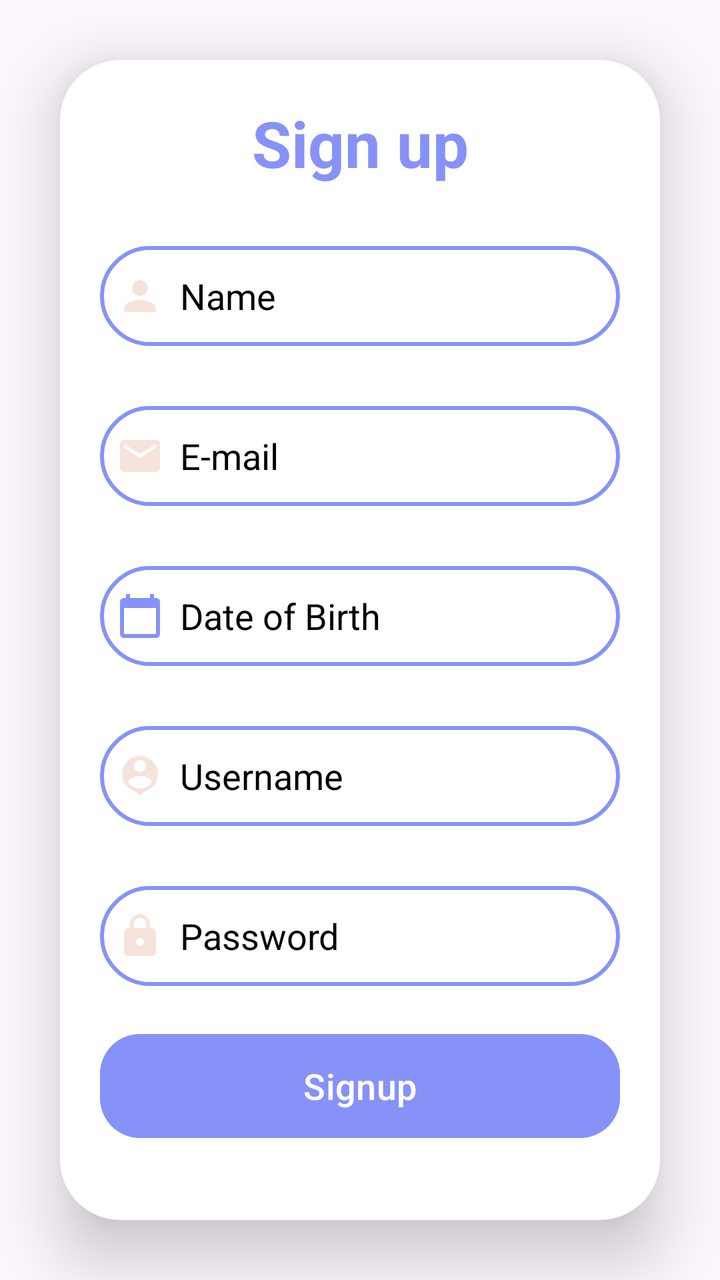
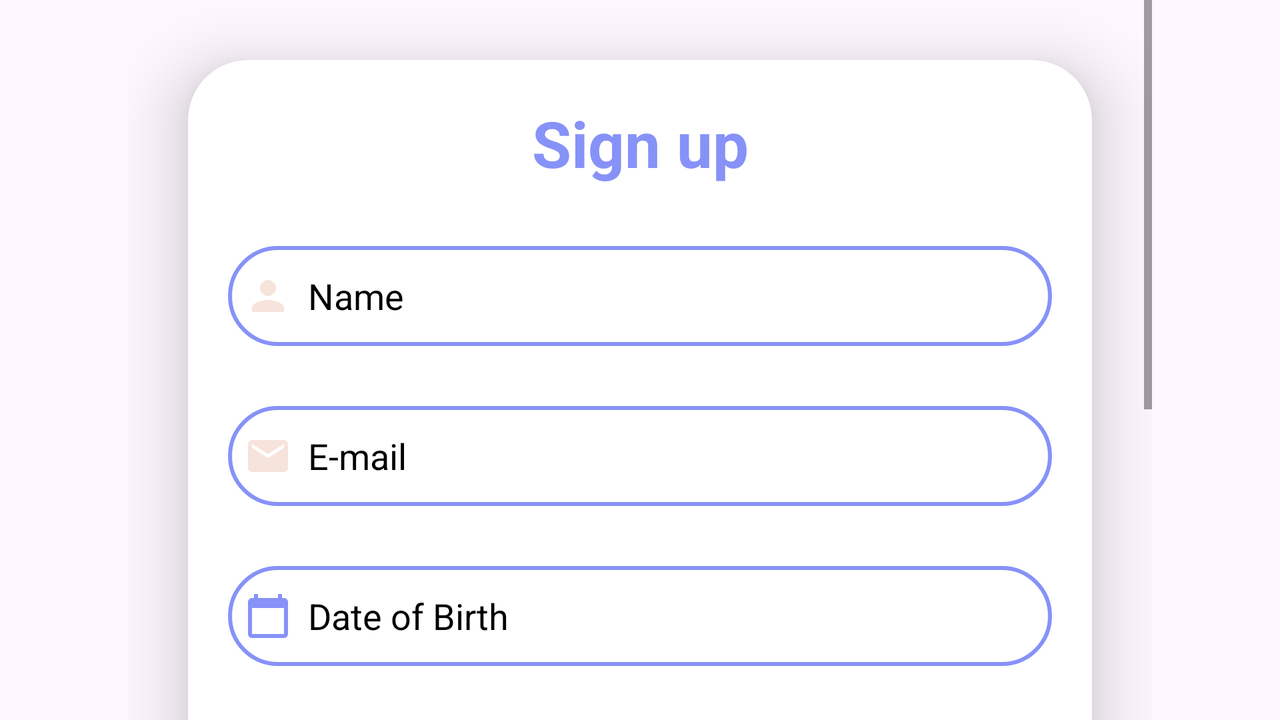

An Android layout and its configuration variant, each rendered on a device that would load it. The default file and the variant file are quoted in full after the pictures.
<!-- AndroidManifest.xml: application theme Theme.RegFire -->
<!-- res/layout/activity_signup.xml -->
<?xml version="1.0" encoding="utf-8"?>
<LinearLayout xmlns:android="http://schemas.android.com/apk/res/android"
    xmlns:app="http://schemas.android.com/apk/res-auto"
    xmlns:tools="http://schemas.android.com/tools"
    android:layout_width="match_parent"
    android:layout_height="match_parent"
    android:orientation="vertical"
    android:gravity="center"
    android:background="@drawable/bg2"
    tools:context=".SignupActivity">

    <androidx.cardview.widget.CardView
        android:layout_width="match_parent"
        android:layout_height="wrap_content"
        android:layout_margin="30dp"
        app:cardCornerRadius="30dp"
        app:cardElevation="20dp"
        tools:ignore="MissingClass">

        <LinearLayout
            android:layout_width="match_parent"
            android:layout_height="wrap_content"
            android:orientation="vertical"
            android:layout_gravity="center_horizontal"
            android:padding="20dp"
            android:backgroundTint="@color/white"
            android:background="@drawable/lavender_border">

            <TextView
                android:layout_width="match_parent"
                android:layout_height="wrap_content"
                android:text="Sign up"
                android:textSize="32dp"
                android:textAlignment="center"
                android:textStyle="bold"
                android:textColor="@color/Lavender"/>

            <EditText
                android:layout_width="match_parent"
                android:layout_height="50dp"
                android:id="@+id/signup_name"
                android:background="@drawable/lavender_border"
                android:layout_marginTop="30dp"
                android:padding="8dp"
                android:hint="Name"
                android:textColorHint="@color/black"
                android:drawableLeft="@drawable/baseline_person_24"
                android:drawablePadding="8dp"
                android:textColor="@color/black"/>

            <EditText
                android:layout_width="match_parent"
                android:layout_height="50dp"
                android:id="@+id/signup_email"
                android:background="@drawable/lavender_border"
                android:layout_marginTop="30dp"
                android:padding="8dp"
                android:hint="E-mail"
                android:inputType="textEmailAddress"
                android:textColorHint="@color/black"
                android:drawableLeft="@drawable/baseline_email_24"
                android:drawablePadding="8dp"
                android:textColor="@color/black"/>

            <EditText
                android:layout_width="match_parent"
                android:layout_height="50dp"
                android:id="@+id/signup_dob"
                android:background="@drawable/lavender_border"
                android:layout_marginTop="30dp"
                android:padding="8dp"
                android:hint="Date of Birth"
                android:textColorHint="@color/black"
                android:drawableLeft="@drawable/baseline_calendar_today_24"
                android:drawablePadding="8dp"
                android:textColor="@color/black"
                android:focusable="false" />

            <EditText
                android:layout_width="match_parent"
                android:layout_height="50dp"
                android:id="@+id/signup_username"
                android:background="@drawable/lavender_border"
                android:layout_marginTop="30dp"
                android:padding="8dp"
                android:hint="Username"
                android:textColorHint="@color/black"
                android:drawableLeft="@drawable/baseline_person_pin_24"
                android:drawablePadding="8dp"
                android:textColor="@color/black"/>

            <EditText
                android:layout_width="match_parent"
                android:layout_height="50dp"
                android:id="@+id/signup_password"
                android:background="@drawable/lavender_border"
                android:layout_marginTop="30dp"
                android:padding="8dp"
                android:hint="Password"
                android:inputType="textPassword"
                android:textColorHint="@color/black"
                android:drawableLeft="@drawable/baseline_lock_24"
                android:drawablePadding="8dp"
                android:textColor="@color/black"/>

            <Button
                android:layout_width="match_parent"
                android:layout_height="60dp"
                android:text="Signup"
                android:id="@+id/signup_button"
                android:textSize="18dp"
                android:layout_marginTop="20dp"
                app:cornerRadius="20dp"/>

            <TextView
                android:layout_width="wrap_content"
                android:layout_height="wrap_content"
                android:id="@+id/loginRedirectText"
                android:text="Already an user? Login"
                android:layout_gravity="center"
                android:padding="8dp"
                android:layout_marginTop="0dp"
                android:textSize="18dp"
                android:textColor="@color/Lavender"/>


        </LinearLayout>



    </androidx.cardview.widget.CardView>

</LinearLayout>
<!-- resources referenced by this layout -->
<resources>
  <color name="Lavender">#8692f7</color>
  <color name="black">#FF000000</color>
  <color name="white">#FFFFFFFF</color>
  <!-- drawable baseline_calendar_today_24 (drawable) -->
  <vector android:height="24dp" android:tint="#8692F7"
      android:viewportHeight="24" android:viewportWidth="24"
      android:width="24dp" xmlns:android="http://schemas.android.com/apk/res/android">
      <path android:fillColor="@android:color/white" android:pathData="M20,3h-1L19,1h-2v2L7,3L7,1L5,1v2L4,3c-1.1,0 -2,0.9 -2,2v16c0,1.1 0.9,2 2,2h16c1.1,0 2,-0.9 2,-2L22,5c0,-1.1 -0.9,-2 -2,-2zM20,21L4,21L4,8h16v13z"/>
  </vector>
  <!-- drawable baseline_email_24 (drawable) -->
  <vector android:height="24dp" android:tint="#F6E3DC"
      android:viewportHeight="24" android:viewportWidth="24"
      android:width="24dp" xmlns:android="http://schemas.android.com/apk/res/android">
      <path android:fillColor="@android:color/white" android:pathData="M20,4L4,4c-1.1,0 -1.99,0.9 -1.99,2L2,18c0,1.1 0.9,2 2,2h16c1.1,0 2,-0.9 2,-2L22,6c0,-1.1 -0.9,-2 -2,-2zM20,8l-8,5 -8,-5L4,6l8,5 8,-5v2z"/>
  </vector>
  <!-- drawable baseline_lock_24 (drawable) -->
  <vector android:height="24dp" android:tint="#F6E3DC"
      android:viewportHeight="24" android:viewportWidth="24"
      android:width="24dp" xmlns:android="http://schemas.android.com/apk/res/android">
      <path android:fillColor="@android:color/white" android:pathData="M18,8h-1L17,6c0,-2.76 -2.24,-5 -5,-5S7,3.24 7,6v2L6,8c-1.1,0 -2,0.9 -2,2v10c0,1.1 0.9,2 2,2h12c1.1,0 2,-0.9 2,-2L20,10c0,-1.1 -0.9,-2 -2,-2zM12,17c-1.1,0 -2,-0.9 -2,-2s0.9,-2 2,-2 2,0.9 2,2 -0.9,2 -2,2zM15.1,8L8.9,8L8.9,6c0,-1.71 1.39,-3.1 3.1,-3.1 1.71,0 3.1,1.39 3.1,3.1v2z"/>
  </vector>
  <!-- drawable baseline_person_24 (drawable) -->
  <vector android:height="24dp" android:tint="#F6E3DC"
      android:viewportHeight="24" android:viewportWidth="24"
      android:width="24dp" xmlns:android="http://schemas.android.com/apk/res/android">
      <path android:fillColor="@android:color/white" android:pathData="M12,12c2.21,0 4,-1.79 4,-4s-1.79,-4 -4,-4 -4,1.79 -4,4 1.79,4 4,4zM12,14c-2.67,0 -8,1.34 -8,4v2h16v-2c0,-2.66 -5.33,-4 -8,-4z"/>
  </vector>
  <!-- drawable baseline_person_pin_24 (drawable) -->
  <vector android:height="24dp" android:tint="#F6E3DC"
      android:viewportHeight="24" android:viewportWidth="24"
      android:width="24dp" xmlns:android="http://schemas.android.com/apk/res/android">
      <path android:fillColor="@android:color/white" android:pathData="M12,2c-4.97,0 -9,4.03 -9,9 0,4.17 2.84,7.67 6.69,8.69L12,22l2.31,-2.31C18.16,18.67 21,15.17 21,11c0,-4.97 -4.03,-9 -9,-9zM12,4c1.66,0 3,1.34 3,3s-1.34,3 -3,3 -3,-1.34 -3,-3 1.34,-3 3,-3zM12,18.3c-2.5,0 -4.71,-1.28 -6,-3.22 0.03,-1.99 4,-3.08 6,-3.08 1.99,0 5.97,1.09 6,3.08 -1.29,1.94 -3.5,3.22 -6,3.22z"/>
  </vector>
  <!-- drawable lavender_border (drawable) -->
  <?xml version="1.0" encoding="utf-8"?>
  <shape xmlns:android="http://schemas.android.com/apk/res/android"
      android:shape="rectangle">
      <stroke
          android:width="2dp"
          android:color="@color/Lavender"/>
      <corners
          android:radius="30dp"/>
  </shape>
  <style name="Theme.RegFire" parent="Base.Theme.RegFire" />
  <style name="Base.Theme.RegFire" parent="Theme.Material3.DayNight.NoActionBar">
          
           <item name="colorPrimary">@color/Lavender</item>
          <item name="colorPrimaryVariant">@color/Lavender</item>
  
      </style>
</resources>
<!-- res/layout-land/activity_signup.xml (the repository's variant of the layout above) -->
<!-- drawn on the phone turned sideways -->
<?xml version="1.0" encoding="utf-8"?>
<LinearLayout xmlns:android="http://schemas.android.com/apk/res/android"
    xmlns:app="http://schemas.android.com/apk/res-auto"
    xmlns:tools="http://schemas.android.com/tools"
    android:layout_width="match_parent"
    android:layout_height="match_parent"
    android:orientation="vertical"
    android:gravity="center"
    android:background="@drawable/bg2"
    tools:context=".SignupActivity">

    <ScrollView
        android:layout_width="wrap_content"
        android:layout_height="wrap_content">

    <androidx.cardview.widget.CardView
        android:layout_width="match_parent"
        android:layout_height="wrap_content"
        android:layout_margin="30dp"
        app:cardCornerRadius="30dp"
        app:cardElevation="20dp"
        tools:ignore="MissingClass">

        <LinearLayout
            android:layout_width="452dp"
            android:layout_height="match_parent"
            android:layout_gravity="center_horizontal"
            android:background="@drawable/lavender_border"
            android:backgroundTint="@color/white"
            android:orientation="vertical"
            android:padding="20dp">

            <TextView
                android:layout_width="match_parent"
                android:layout_height="wrap_content"
                android:text="Sign up"
                android:textAlignment="center"
                android:textColor="@color/Lavender"
                android:textSize="32dp"
                android:textStyle="bold" />

            <EditText
                android:id="@+id/signup_name"
                android:layout_width="match_parent"
                android:layout_height="50dp"
                android:layout_marginTop="30dp"
                android:background="@drawable/lavender_border"
                android:drawableLeft="@drawable/baseline_person_24"
                android:drawablePadding="8dp"
                android:hint="Name"
                android:padding="8dp"
                android:textColor="@color/black"
                android:textColorHint="@color/black" />

            <EditText
                android:id="@+id/signup_email"
                android:layout_width="match_parent"
                android:layout_height="50dp"
                android:layout_marginTop="30dp"
                android:background="@drawable/lavender_border"
                android:drawableLeft="@drawable/baseline_email_24"
                android:drawablePadding="8dp"
                android:hint="E-mail"
                android:inputType="textEmailAddress"
                android:padding="8dp"
                android:textColor="@color/black"
                android:textColorHint="@color/black" />

            <EditText
                android:id="@+id/signup_dob"
                android:layout_width="match_parent"
                android:layout_height="50dp"
                android:layout_marginTop="30dp"
                android:background="@drawable/lavender_border"
                android:drawableLeft="@drawable/baseline_calendar_today_24"
                android:drawablePadding="8dp"
                android:focusable="false"
                android:hint="Date of Birth"
                android:padding="8dp"
                android:textColor="@color/black"
                android:textColorHint="@color/black" />

            <EditText
                android:id="@+id/signup_username"
                android:layout_width="match_parent"
                android:layout_height="50dp"
                android:layout_marginTop="30dp"
                android:background="@drawable/lavender_border"
                android:drawableLeft="@drawable/baseline_person_pin_24"
                android:drawablePadding="8dp"
                android:hint="Username"
                android:padding="8dp"
                android:textColor="@color/black"
                android:textColorHint="@color/black" />

            <EditText
                android:id="@+id/signup_password"
                android:layout_width="match_parent"
                android:layout_height="50dp"
                android:layout_marginTop="30dp"
                android:background="@drawable/lavender_border"
                android:drawableLeft="@drawable/baseline_lock_24"
                android:drawablePadding="8dp"
                android:hint="Password"
                android:inputType="textPassword"
                android:padding="8dp"
                android:textColor="@color/black"
                android:textColorHint="@color/black" />

            <Button
                android:id="@+id/signup_button"
                android:layout_width="match_parent"
                android:layout_height="60dp"
                android:layout_marginTop="20dp"
                android:text="Signup"
                android:textSize="18dp"
                app:cornerRadius="20dp" />

            <TextView
                android:id="@+id/loginRedirectText"
                android:layout_width="wrap_content"
                android:layout_height="wrap_content"
                android:layout_gravity="center"
                android:layout_marginTop="0dp"
                android:padding="8dp"
                android:text="Already an user? Login"
                android:textColor="@color/Lavender"
                android:textSize="18dp" />


        </LinearLayout>
    </androidx.cardview.widget.CardView>
    </ScrollView>

</LinearLayout>
